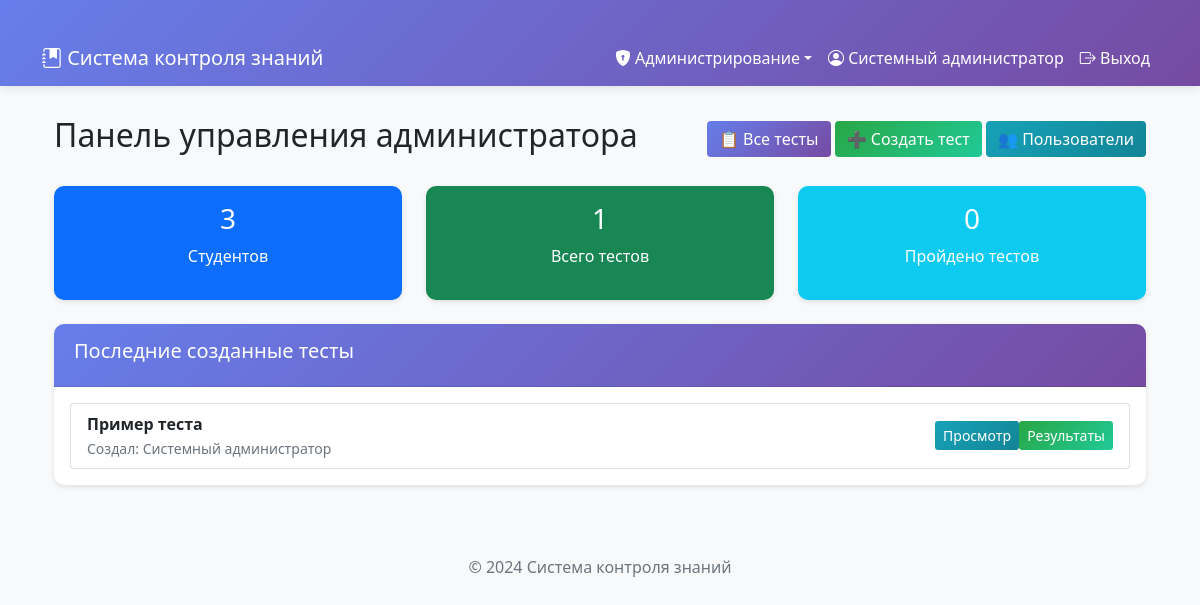
The page /admin/dashboard (signed in) on the database its author committed.
### tables this page shows
CREATE TABLE users (
                    id INTEGER PRIMARY KEY AUTOINCREMENT,
                    username TEXT UNIQUE NOT NULL,
                    password TEXT NOT NULL,
                    full_name TEXT NOT NULL,
                    role TEXT NOT NULL,
                    group_name TEXT,
                    created_at TIMESTAMP DEFAULT CURRENT_TIMESTAMP
                );

CREATE TABLE tests (
                    id INTEGER PRIMARY KEY AUTOINCREMENT,
                    title TEXT NOT NULL,
                    description TEXT,
                    created_by INTEGER NOT NULL,
                    target_groups TEXT,
                    is_active BOOLEAN DEFAULT 1,
                    created_at TIMESTAMP DEFAULT CURRENT_TIMESTAMP,
                    FOREIGN KEY (created_by) REFERENCES users (id)
                );

### app.py (the view)
@app.route('/admin/dashboard')
@login_required
@role_required('admin')
def admin_dashboard():
    with db.get_connection() as conn:
        cursor = conn.cursor()
        cursor.execute("SELECT COUNT(*) FROM users WHERE role='student'")
        students_count = cursor.fetchone()[0]
        cursor.execute("SELECT COUNT(*) FROM tests")
        tests_count = cursor.fetchone()[0]
        cursor.execute("SELECT COUNT(*) FROM test_results")
        results_count = cursor.fetchone()[0]
        cursor.execute('''
            SELECT t.*, u.full_name as creator_name
            FROM tests t
            JOIN users u ON t.created_by = u.id
            ORDER BY t.created_at DESC
            LIMIT 5
        ''')
        recent_tests = cursor.fetchall()
        stats = {
            'students': students_count,
            'tests': tests_count,
            'results': results_count
        }
    return render_template('admin/dashboard.html', stats=stats, recent_tests=recent_tests)

### auth.py (called while the page is built)
def login_required(f):
    @wraps(f)
    def decorated_function(*args, **kwargs):
        if 'user_id' not in session:
            flash('Пожалуйста, авторизуйтесь', 'warning')
            return redirect(url_for('login'))
        return f(*args, **kwargs)
    return decorated_function

def role_required(*roles):
    def decorator(f):
        @wraps(f)
        def decorated_function(*args, **kwargs):
            if 'role' not in session or session['role'] not in roles:
                flash('У вас нет доступа к этой странице', 'danger')
                return redirect(url_for('dashboard'))
            return f(*args, **kwargs)
        return decorated_function
    return decorator

### database.py (called while the page is built)
    @contextmanager
    def get_connection(self):
        conn = sqlite3.connect(self.db_path)
        conn.row_factory = sqlite3.Row
        try:
            yield conn
            conn.commit()
        except Exception as e:
            conn.rollback()
            raise e
        finally:
            conn.close()

### templates/admin/dashboard.html
{% extends "base.html" %}
{% block content %}
<div class="container">
    <div class="d-flex justify-content-between align-items-center mb-4">
        <h2>Панель управления администратора</h2>
        <div>
            <a href="{{ url_for('admin_tests') }}" class="btn btn-primary">📋 Все тесты</a>
            <a href="{{ url_for('admin_create_test') }}" class="btn btn-success">➕ Создать тест</a>
            <a href="{{ url_for('admin_users') }}" class="btn btn-info">👥 Пользователи</a>
        </div>
    </div>
    <div class="row mb-4">
        <div class="col-md-4"><div class="card text-center bg-primary text-white"><div class="card-body"><h3>{{ stats.students }}</h3><p>Студентов</p></div></div></div>
        <div class="col-md-4"><div class="card text-center bg-success text-white"><div class="card-body"><h3>{{ stats.tests }}</h3><p>Всего тестов</p></div></div></div>
        <div class="col-md-4"><div class="card text-center bg-info text-white"><div class="card-body"><h3>{{ stats.results }}</h3><p>Пройдено тестов</p></div></div></div>
    </div>
    <div class="card">
        <div class="card-header"><h5>Последние созданные тесты</h5></div>
        <div class="card-body">
            {% if recent_tests %}
            <div class="list-group">
                {% for test in recent_tests %}
                <div class="list-group-item d-flex justify-content-between align-items-center">
                    <div><strong>{{ test.title }}</strong><br><small class="text-muted">Создал: {{ test.creator_name }}</small></div>
                    <div><a href="{{ url_for('admin_test_details', test_id=test.id) }}" class="btn btn-sm btn-info">Просмотр</a><a href="{{ url_for('admin_test_results', test_id=test.id) }}" class="btn btn-sm btn-success">Результаты</a></div>
                </div>
                {% endfor %}
            </div>
            {% else %}<p class="text-muted">Нет созданных тестов</p>{% endif %}
        </div>
    </div>
</div>
{% endblock %}

### templates/base.html (shortened to what this page needs)
<!DOCTYPE html>
<html lang="ru">
<head>
    <link href="https://cdn.jsdelivr.net/npm/bootstrap@5.1.3/dist/css/bootstrap.min.css" rel="stylesheet">
    <link href="https://cdn.jsdelivr.net/npm/bootstrap-icons@1.8.1/font/bootstrap-icons.css" rel="stylesheet">
</head>
<body>
    <nav class="navbar navbar-expand-lg">
        <div class="container">
            <a class="navbar-brand" href="{{ url_for('dashboard') }}"><i class="bi bi-journal-bookmark-fill"></i> Система контроля знаний</a>
            <div class="collapse navbar-collapse" id="navbarNav">
                <ul class="navbar-nav ms-auto">
                    {% if session.role == 'admin' %}
                    <li class="nav-item dropdown">
                        <a class="nav-link dropdown-toggle" href="#" data-bs-toggle="dropdown"><i class="bi bi-shield-lock-fill"></i> Администрирование</a>
                    </li>
                    {% elif session.role == 'student' %}
                    <li class="nav-item"><a class="nav-link" href="{{ url_for('student_tests') }}"><i class="bi bi-journal-check"></i> Доступные тесты</a></li>
                    {% endif %}
                    <li class="nav-item"><span class="nav-link"><i class="bi bi-person-circle"></i> {{ session.full_name }}</span></li>
                    <li class="nav-item"><a class="nav-link" href="{{ url_for('logout') }}"><i class="bi bi-box-arrow-right"></i> Выход</a></li>
                </ul>
            </div>
        </div>
    </nav>
    <div class="container">
        {% block content %}{% endblock %}
    </div>
    <div class="footer"><p class="mb-0">© 2024 Система контроля знаний</p></div>
</body>
</html>

### templates/base.html (style rules this page uses)
body { background-color: #f8f9fa; padding-bottom: 50px; }
.navbar { background: linear-gradient(135deg, #667eea 0%, #764ba2 100%); box-shadow: 0 2px 10px rgba(0,0,0,0.1); }
.navbar-brand, .nav-link { color: white !important; }
.container { margin-top: 30px; }
.card { box-shadow: 0 2px 5px rgba(0,0,0,0.1); border: none; border-radius: 10px; }
.card-header { background: linear-gradient(135deg, #667eea 0%, #764ba2 100%); color: white; border-radius: 10px 10px 0 0 !important; padding: 15px 20px; }
.btn-primary { background: linear-gradient(135deg, #667eea 0%, #764ba2 100%); border: none; }
.btn-success { background: linear-gradient(135deg, #28a745 0%, #20c997 100%); border: none; }
.btn-info { background: linear-gradient(135deg, #17a2b8 0%, #138496 100%); border: none; color: white; }
.footer { text-align: center; padding: 20px; color: #6c757d; margin-top: 50px; }
.card, .alert { animation: fadeIn 0.5s ease-out; }

### rows shown on the page
users: full_name "Системный администратор"
tests: title "Пример теста", creator_name "Системный администратор"

### other values the page prints
{{ stats.students }} "3"
{{ stats.tests }} "1"
{{ stats.results }} "0"
